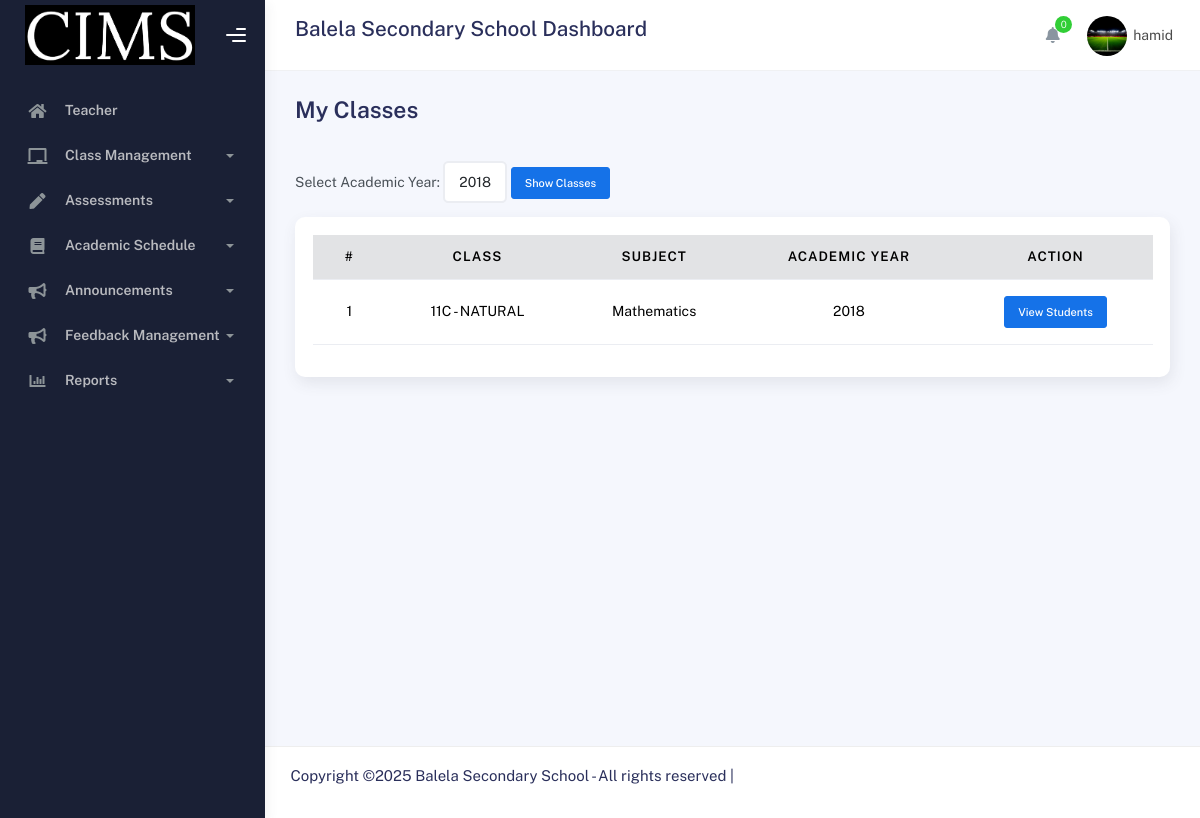
The app's page /Teacher/view_my_classes.php (signed in) with its own data.
### tables this page shows
CREATE TABLE IF NOT EXISTS `users` (
  `uid` int NOT NULL AUTO_INCREMENT,
  `idNumber` varchar(50) NOT NULL,
  `profile_picture` varchar(250) NOT NULL,
  `first_name` varchar(30) NOT NULL,
  `father_name` varchar(30) NOT NULL,
  `grandfather_name` varchar(30) NOT NULL,
  `gender` varchar(30) NOT NULL,
  `user_type` varchar(30) NOT NULL,
  `username` varchar(50) NOT NULL,
  `password` varchar(250) NOT NULL,
  `email` varchar(50) NOT NULL,
  `phone` varchar(50) NOT NULL,
  `user_status` int NOT NULL,
  PRIMARY KEY (`uid`)
);

CREATE TABLE IF NOT EXISTS `role_type` (
  `rid` int NOT NULL AUTO_INCREMENT,
  `role_name` varchar(50) NOT NULL,
  `abbreviation_name` varchar(30) NOT NULL,
  `description` text,
  `created_at` timestamp NULL DEFAULT CURRENT_TIMESTAMP,
  PRIMARY KEY (`rid`)
);

CREATE TABLE IF NOT EXISTS `assign_teacher` (
  `atid` int NOT NULL AUTO_INCREMENT,
  `teacher_id` int NOT NULL,
  `section_id` int NOT NULL,
  `subject_id` int NOT NULL,
  `academic_year` int NOT NULL,
  PRIMARY KEY (`atid`),
  KEY `sub_ibpk_1` (`subject_id`),
  KEY `sec_ibpk_1` (`section_id`),
  KEY `tec_ibpk_1` (`teacher_id`)
);

CREATE TABLE IF NOT EXISTS `sections` (
  `cid` int NOT NULL AUTO_INCREMENT,
  `section_name` varchar(30) NOT NULL,
  `class_type` varchar(30) NOT NULL,
  PRIMARY KEY (`cid`)
);

CREATE TABLE IF NOT EXISTS `subjects` (
  `suid` int NOT NULL AUTO_INCREMENT,
  `subject_name` varchar(30) NOT NULL,
  `abbreviation_name` varchar(30) NOT NULL,
  PRIMARY KEY (`suid`)
);

### connection/function.php (called while the page is built, shortened)
<?php
include 'connection.php';
function decryptPassword($encryptedPassword) {
    $key = hash('sha256', SECRET_KEY);
    $iv = substr(hash('sha256', SECRET_IV), 0, 16);
    return openssl_decrypt($encryptedPassword, ENCRYPT_METHOD, $key, 0, $iv);
}
function getUserByID($data)
{
    global $conn;
    $query = mysqli_query($conn, "SELECT * FROM users WHERE uid = '$data'");
    $result = mysqli_fetch_array($query);
    if ($result && isset($result["password"])) {
        $result["password"] = decryptPassword($result["password"]);
    }
    return $result;
}
function getRoleNameById($role_id) {
    global $conn;
    $role_id = (int)$role_id;
    $query = "SELECT role_name FROM role_type WHERE rid = $role_id";
    $result = mysqli_query($conn, $query);
    if ($result && mysqli_num_rows($result) > 0) {
        $row = mysqli_fetch_assoc($result);
        return $row['role_name'];
    }
    return null;
}
?>

### Teacher/view_my_classes.php (the view, shortened to what this page needs)
<?php
include('teacherHeader.php');
function fetchAcademicYears($conn, $teacher_id) {
    $res = mysqli_query($conn, "SELECT DISTINCT academic_year
                                FROM assign_teacher
                                WHERE teacher_id = $teacher_id
                                ORDER BY academic_year DESC");
    $years = [];
    while ($r = mysqli_fetch_assoc($res)) {
        $years[] = $r['academic_year'];
    }
    return $years;
}
function fetchAssignedClasses($conn, $teacher_id, $year) {
    $res = mysqli_query($conn, "SELECT at.atid, at.section_id, at.academic_year,
                                       s.section_name, s.class_type, sub.subject_name
                                FROM assign_teacher at
                                LEFT JOIN sections s ON at.section_id = s.cid
                                LEFT JOIN subjects sub ON at.subject_id = sub.suid
                                WHERE at.teacher_id = $teacher_id
                                  AND at.academic_year = '$year'
                                ORDER BY s.section_name ASC");
    $tmp = [];
    while ($r = mysqli_fetch_assoc($res)) {
        $tmp[] = $r;
    }
    return $tmp;
}
$years        = fetchAcademicYears($conn, $_SESSION["uid"]);
$selectedYear = $_GET['academic_year'] ?? ($years[0] ?? null);
$classes      = $selectedYear ? fetchAssignedClasses($conn, $_SESSION["uid"], $selectedYear) : [];
?>
<div class="container">
  <div class="page-inner">
    <div class="page-header">
      <h3 class="fw-bold mb-3">My Classes</h3>
    </div>
    <form method="GET" class="mb-3">
        <label for="academic_year">Select Academic Year:</label>
        <select name="academic_year" id="academic_year" class="form-control w-auto d-inline-block">
            <?php foreach ($years as $year): ?>
                <option value="<?= $year ?>" <?= ($year == $selectedYear) ? 'selected' : '' ?>>
                    <?= $year ?>
                </option>
            <?php endforeach; ?>
        </select>
        <button type="submit" class="btn btn-primary btn-sm">Show Classes</button>
    </form>
    <div class="card">
      <div class="card-body table-responsive">
        <table class="table table-hover text-center align-middle" id="classTable">
          <thead class="table-secondary">
            <tr>
              <th>#</th>
              <th>Class</th>
              <th>Subject</th>
              <th>Academic Year</th>
              <th>Action</th>
            </tr>
          </thead>
          <tbody>
            <?php if (count($classes) > 0): $no=1; ?>
              <?php foreach ($classes as $c): ?>
                <tr>
                  <td><?= $no++ ?></td>
                  <td><?= htmlspecialchars($c['section_name'] . ' - ' . $c['class_type']) ?></td>
                  <td><?= htmlspecialchars($c['subject_name']) ?></td>
                  <td><?= htmlspecialchars($c['academic_year']) ?></td>
                  <td>
                    <button
                      type="button"
                      class="btn btn-primary btn-sm view-students"
                      data-id="<?= $c['atid'] ?>"
                      data-class="<?= htmlspecialchars($c['section_name'].' - '.$c['class_type']) ?>"
                      data-year="<?= htmlspecialchars($c['academic_year']) ?>">
                        View Students
                    </button>
                  </td>
                </tr>
              <?php endforeach; ?>
            <?php else: ?>
              <tr><td colspan="5" class="text-danger">No classes assigned for this year.</td></tr>
            <?php endif; ?>
          </tbody>
        </table>
      </div>
    </div>
  </div>
</div>
<?php include('../Admin/footer.php'); ?>

### Teacher/teacherHeader.php (shortened to what this page needs)
<?php
include '../connection/connection.php';
include '../connection/function.php';
?>
<!DOCTYPE html>
<html lang="en">
<head>
	<link rel="stylesheet" href="../assets/css/bootstrap.min.css">
	<link rel="stylesheet" href="../assets/css/plugins.min.css">
	<link rel="stylesheet" href="../assets/css/kaiadmin.min.css">
</head>
<?php
$profile = getUserByID($_SESSION["uid"]);
$roleName = getRoleNameById($profile["user_type"]);
if (isset($_SESSION["uid"]) and ($roleName == "Teacher")) {
?>
<body>
<div class="wrapper">
  <div class="sidebar" data-background-color="dark">
<div class="sidebar-logo">
 <div class="logo-header" data-background-color="dark">
   <div class = "logo">
	<img src="../assets/img/logo.png" alt="navbar brand" class="navbar-brand" height="60" width="170">
   </div>
  <div class="nav-toggle">
	<button class="btn btn-toggle toggle-sidebar"><i class="gg-menu-right"></i></button>
	<button class="btn btn-toggle sidenav-toggler"><i class="gg-menu-left"></i></button></div>
	<button class="topbar-toggler more"><i class="gg-more-vertical-alt"></i></button></div>
   </div>
<div class="sidebar-wrapper scrollbar scrollbar-inner">
  <div class="sidebar-content">
	<ul class="nav nav-secondary">
	  <li class="nav-item">
    <a href="teacher.php" class="collapsed"><i class="fas fa-home"></i><p><?php echo $roleName = getRoleNameById($profile["user_type"]); ?></p></a></li>
      <li class="nav-item">
        <a data-bs-toggle="collapse" href="#myClasses" role="button" aria-expanded="false" aria-controls="myClasses">
          <i class="fas fa-chalkboard"></i>
          <p>Class Management</p>
          <span class="caret"></span>
        </a>
      </li>
      <li class="nav-item">
        <a data-bs-toggle="collapse" href="#Assessments" role="button" aria-expanded="false" aria-controls="Assessments">
          <i class="fas fa-pen"></i>
          <p>Assessments</p>
          <span class="caret"></span>
        </a>
      </li>
      <li class="nav-item">
        <a data-bs-toggle="collapse" href="#academic" role="button" aria-expanded="false" aria-controls="academic">
          <i class="fas fa-book"></i>
          <p>Academic Schedule</p>
          <span class="caret"></span>
        </a>
      </li>
<li class="nav-item">
  <a data-bs-toggle="collapse" href="#announcements" role="button" aria-expanded="false" aria-controls="announcements">
    <i class="fas fa-bullhorn"></i>
    <p>Announcements</p>
    <span class="caret"></span>
  </a>
</li>
<li class="nav-item">
  <a data-bs-toggle="collapse" href="#feedback" role="button" aria-expanded="false" aria-controls="feedback">
    <i class="fas fa-bullhorn"></i>
    <p>Feedback Management</p>
    <span class="caret"></span>
  </a>
</li>
<li class="nav-item">
  <a data-bs-toggle="collapse" href="#reports"><i class="fas fa-chart-bar"></i><p>Reports</p><span class="caret"></span></a>
     </li>
    </ul>
  </div>
 </div>
</div>
<div class="main-panel">
	<div class="main-header">
<nav class="navbar navbar-header navbar-header-transparent navbar-expand-lg border-bottom">
  <div class="container-fluid">
	<div class="input-group">
	  <div class="input-group-prepend">
		<h4>Balela Secondary School Dashboard </h4></div>
	    <ul class="navbar-nav topbar-nav ms-md-auto align-items-center">
<ul class="navbar-nav topbar-nav ms-md-auto align-items-center">
 <li class="nav-item topbar-icon dropdown hidden-caret">
  <a class="nav-link dropdown-toggle" href="#" id="notifDropdown" role="button" data-bs-toggle="dropdown" aria-haspopup="true" aria-expanded="false">
   <i class="fa fa-bell"></i><span class="notification" id="notifCount">0</span></a>
	</li>
<li class="nav-item topbar-user dropdown hidden-caret">
 <a class="dropdown-toggle profile-pic" data-bs-toggle="dropdown" href="#" aria-expanded="false">
    <div class="avatar-sm"><img class="profile-img" src="<?php echo $profile["profile_picture"]; ?>"
	       alt="Profile Picture" width="100" height="100"></div>
    <span class="profile-username"><span class="op-7"><?php echo "$profile[username]";?></span></span></span>
 </a>
				</li>
			</ul>
		</div>
	</nav>
</div>
<?php
} else {
}
?>

### Teacher/teacherHeader.php (style rules this page uses)
.profile-img { width: 40px; height: 40px; border-radius: 80%; object-fit: cover; }

### records on screen
users: user_type.role_name "Teacher", profile_picture (picture), username "hamid"
assign_teacher: section.class_type "11C - NATURAL", subject.subject_name "Mathematics", academic_year "2018"

### other values on screen
form field academic_year "2018"
